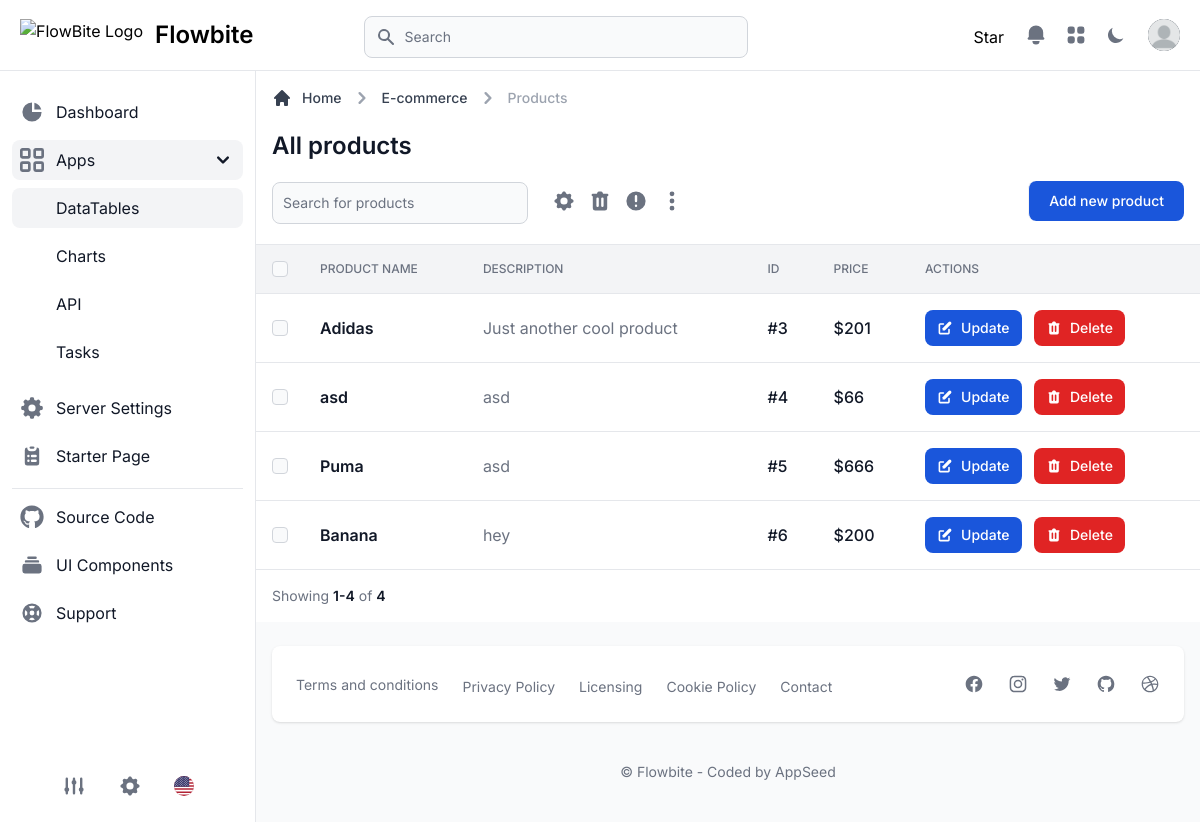
The app's page /tables/ with its own data.
### apps/common/models.py (models this page shows, shortened)
class Product(models.Model):
    id    = models.AutoField(primary_key=True)
    name  = models.CharField(max_length = 100)
    info  = models.CharField(max_length = 100, default = '')
    price = models.IntegerField(blank=True, null=True)

### apps/tables/views.py (the view)
# urls.py: path("", views.datatables, name="datatables"),
def datatables(request):
  filters = product_filter(request)
  product_list = Product.objects.filter(**filters)
  form = ProductForm()
  page = request.GET.get('page', 1)
  paginator = Paginator(product_list, 5)
  products = paginator.page(page)
  if request.method == 'POST':
      form = ProductForm(request.POST)
      if form.is_valid():
          return post_request_handling(request, form)
  context = {
    'segment'  : 'datatables',
    'parent'   : 'apps',
    'form'     : form,
    'products' : products
  }
  return render(request, 'apps/datatables.html', context)

### templates/apps/datatables.html (shortened to what this page needs)
{% extends "layouts/base.html" %}
{% load static %}
{% block content %}
<main>
  <div
    class="p-4 bg-white block sm:flex items-center justify-between border-b border-gray-200 lg:mt-1.5 dark:bg-gray-800 dark:border-gray-700">
    <div class="w-full mb-1">
      <div class="mb-4">
        <nav class="flex mb-5" aria-label="Breadcrumb">
          <ol class="inline-flex items-center space-x-1 text-sm font-medium md:space-x-2">
            <li class="inline-flex items-center">
              <a href="#"
                class="inline-flex items-center text-gray-700 hover:text-primary-600 dark:text-gray-300 dark:hover:text-white">
                <svg class="w-5 h-5 mr-2.5" fill="currentColor" viewBox="0 0 20 20" xmlns="http://www.w3.org/2000/svg">
                  <path
                    d="M10.707 2.293a1 1 0 00-1.414 0l-7 7a1 1 0 001.414 1.414L4 10.414V17a1 1 0 001 1h2a1 1 0 001-1v-2a1 1 0 011-1h2a1 1 0 011 1v2a1 1 0 001 1h2a1 1 0 001-1v-6.586l.293.293a1 1 0 001.414-1.414l-7-7z">
                  </path>
                </svg>
                Home
              </a>
            </li>
            <li>
              <div class="flex items-center">
                <svg class="w-6 h-6 text-gray-400" fill="currentColor" viewBox="0 0 20 20"
                  xmlns="http://www.w3.org/2000/svg">
                  <path fill-rule="evenodd"
                    d="M7.293 14.707a1 1 0 010-1.414L10.586 10 7.293 6.707a1 1 0 011.414-1.414l4 4a1 1 0 010 1.414l-4 4a1 1 0 01-1.414 0z"
                    clip-rule="evenodd"></path>
                </svg>
                <a href="#"
                  class="ml-1 text-gray-700 hover:text-primary-600 md:ml-2 dark:text-gray-300 dark:hover:text-white">E-commerce</a>
              </div>
            </li>
            <li>
              <div class="flex items-center">
                <svg class="w-6 h-6 text-gray-400" fill="currentColor" viewBox="0 0 20 20"
                  xmlns="http://www.w3.org/2000/svg">
                  <path fill-rule="evenodd"
                    d="M7.293 14.707a1 1 0 010-1.414L10.586 10 7.293 6.707a1 1 0 011.414-1.414l4 4a1 1 0 010 1.414l-4 4a1 1 0 01-1.414 0z"
                    clip-rule="evenodd"></path>
                </svg>
                <span class="ml-1 text-gray-400 md:ml-2 dark:text-gray-500" aria-current="page">Products</span>
              </div>
            </li>
          </ol>
        </nav>
        <h1 class="text-xl font-semibold text-gray-900 sm:text-2xl dark:text-white">All products</h1>
      </div>
      <div class="items-center justify-between block sm:flex md:divide-x md:divide-gray-100 dark:divide-gray-700">
        <div class="flex items-center mb-4 sm:mb-0">
          <form class="sm:pr-3" method="GET">
            <div class="relative w-48 mt-1 sm:w-64 xl:w-96">
              <input type="text" name="search" id="products-search"
                class="bg-gray-50 border border-gray-300 text-gray-900 sm:text-sm rounded-lg focus:ring-primary-500 focus:border-primary-500 block w-full p-2.5 dark:bg-gray-700 dark:border-gray-600 dark:placeholder-gray-400 dark:text-white dark:focus:ring-primary-500 dark:focus:border-primary-500"
                placeholder="Search for products">
            </div>
          </form>
          <div class="flex items-center w-full sm:justify-end">
            <div class="flex pl-2 space-x-1">
              <a href="#"
                class="inline-flex justify-center p-1 text-gray-500 rounded cursor-pointer hover:text-gray-900 hover:bg-gray-100 dark:text-gray-400 dark:hover:bg-gray-700 dark:hover:text-white">
              </a>
              <a href="#"
                class="inline-flex justify-center p-1 text-gray-500 rounded cursor-pointer hover:text-gray-900 hover:bg-gray-100 dark:text-gray-400 dark:hover:bg-gray-700 dark:hover:text-white">
              </a>
              <a href="#"
                class="inline-flex justify-center p-1 text-gray-500 rounded cursor-pointer hover:text-gray-900 hover:bg-gray-100 dark:text-gray-400 dark:hover:bg-gray-700 dark:hover:text-white">
                <svg class="w-6 h-6" fill="currentColor" viewBox="0 0 20 20" xmlns="http://www.w3.org/2000/svg">
                  <path fill-rule="evenodd"
                    d="M18 10a8 8 0 11-16 0 8 8 0 0116 0zm-7 4a1 1 0 11-2 0 1 1 0 012 0zm-1-9a1 1 0 00-1 1v4a1 1 0 102 0V6a1 1 0 00-1-1z"
                    clip-rule="evenodd"></path>
                </svg>
              </a>
              <a href="#"
                class="inline-flex justify-center p-1 text-gray-500 rounded cursor-pointer hover:text-gray-900 hover:bg-gray-100 dark:text-gray-400 dark:hover:bg-gray-700 dark:hover:text-white">
                <svg class="w-6 h-6" fill="currentColor" viewBox="0 0 20 20" xmlns="http://www.w3.org/2000/svg">
                  <path
                    d="M10 6a2 2 0 110-4 2 2 0 010 4zM10 12a2 2 0 110-4 2 2 0 010 4zM10 18a2 2 0 110-4 2 2 0 010 4z">
                  </path>
                </svg>
              </a>
            </div>
          </div>
        </div>
        <button id="createProductButton"
          class="text-white bg-blue-700 hover:bg-blue-800 focus:ring-4 focus:ring-primary-300 font-medium rounded-lg text-sm px-5 py-2.5 dark:bg-blue-600 dark:hover:bg-blue-700 focus:outline-none dark:focus:ring-primary-800"
          type="button" data-drawer-target="drawer-create-product-default"
          data-drawer-show="drawer-create-product-default" aria-controls="drawer-create-product-default"
          data-drawer-placement="right">
          Add new product
        </button>
      </div>
    </div>
  </div>
  <div class="flex flex-col">
    <div class="overflow-x-auto">
      <div class="inline-block min-w-full align-middle">
        <div class="overflow-hidden shadow">
          <table class="min-w-full divide-y divide-gray-200 table-fixed dark:divide-gray-600">
            <thead class="bg-gray-100 dark:bg-gray-700">
              <tr>
                <th scope="col" class="p-4">
                  <div class="flex items-center">
                    <input id="checkbox-all" aria-describedby="checkbox-1" type="checkbox"
                      class="w-4 h-4 border-gray-300 rounded bg-gray-50 focus:ring-3 focus:ring-primary-300 dark:focus:ring-primary-600 dark:ring-offset-gray-800 dark:bg-gray-700 dark:border-gray-600">
                  </div>
                </th>
                <th scope="col" class="p-4 text-xs font-medium text-left text-gray-500 uppercase dark:text-gray-400">
                  Product Name
                </th>
                <th scope="col" class="p-4 text-xs font-medium text-left text-gray-500 uppercase dark:text-gray-400">
                  Description
                </th>
                <th scope="col" class="p-4 text-xs font-medium text-left text-gray-500 uppercase dark:text-gray-400">
                  ID
                </th>
                <th scope="col" class="p-4 text-xs font-medium text-left text-gray-500 uppercase dark:text-gray-400">
                  Price
                </th>
                <th scope="col" class="p-4 text-xs font-medium text-left text-gray-500 uppercase dark:text-gray-400">
                  Actions
                </th>
              </tr>
            </thead>
            <tbody class="bg-white divide-y divide-gray-200 dark:bg-gray-800 dark:divide-gray-700">
              {% for product in products %}
              <tr class="hover:bg-gray-100 dark:hover:bg-gray-700">
                <td class="w-4 p-4">
                  <div class="flex items-center">
                    <input id="checkbox-194556" aria-describedby="checkbox-1" type="checkbox"
                      class="w-4 h-4 border-gray-300 rounded bg-gray-50 focus:ring-3 focus:ring-primary-300 dark:focus:ring-primary-600 dark:ring-offset-gray-800 dark:bg-gray-700 dark:border-gray-600">
                  </div>
                </td>
                <td class="p-4 text-sm font-normal text-gray-500 whitespace-nowrap dark:text-gray-400">
                  <div class="text-base font-semibold text-gray-900 dark:text-white">{{ product.name }}</div>
                </td>
                <td
                  class="max-w-sm p-4 overflow-hidden text-base font-normal text-gray-500 truncate xl:max-w-xs dark:text-gray-400">
                  {{ product.info }}
                </td>
                <td class="p-4 text-base font-medium text-gray-900 whitespace-nowrap dark:text-white">
                  #{{ product.id }}</td>
                <td class="p-4 text-base font-medium text-gray-900 whitespace-nowrap dark:text-white">
                  ${{ product.price }}</td>
                <td class="p-4 space-x-2 whitespace-nowrap">
                  <button type="button" id="updateProductButton" data-drawer-target="drawer-update-product-default{{product.id}}"
                    data-drawer-show="drawer-update-product-default{{product.id}}" aria-controls="drawer-update-product-default{{product.id}}"
                    data-drawer-placement="right"
                    class="inline-flex items-center px-3 py-2 text-sm font-medium text-center text-white rounded-lg bg-blue-700 hover:bg-blue-800 focus:ring-4 focus:ring-primary-300 dark:bg-blue-600 dark:hover:bg-blue-700 dark:focus:ring-primary-800">
                    Update
                  </button>
                  <button type="button" id="deleteProductButton" data-drawer-target="drawer-delete-product-default{{product.id}}"
                    data-drawer-show="drawer-delete-product-default{{product.id}}" aria-controls="drawer-delete-product-default{{product.id}}"
                    data-drawer-placement="right"
                    class="inline-flex items-center px-3 py-2 text-sm font-medium text-center text-white bg-red-600 rounded-lg hover:bg-red-800 focus:ring-4 focus:ring-red-300 dark:focus:ring-red-900">
                    Delete
                  </button>
                </td>
              </tr>
              {% endfor %}
            </tbody>
          </table>
        </div>
      </div>
    </div>
  </div>
  <div
    class="sticky bottom-0 right-0 items-center w-full p-4 bg-white border-t border-gray-200 flex justify-between dark:bg-gray-800 dark:border-gray-700">
    <div class="flex items-center mb-4 sm:mb-0">
      <span class="text-sm font-normal text-gray-500 dark:text-gray-400">Showing <span
          class="font-semibold text-gray-900 dark:text-white">{{ products.start_index }}-{{ products.end_index }}</span> of <span
          class="font-semibold text-gray-900 dark:text-white">{{ products.paginator.count }}</span></span>
    </div>
  </div>
</main>
{% endblock content %}

### records on screen
Product: name "Adidas", info "Just another cool product", id "3", price "201"
Product: name "asd", info "asd", id "4", price "66"
Product: name "Puma", info "asd", id "5", price "666"
Product: name "Banana", info "hey", id "6", price "200"

### other values on screen
{{ products.start_index }} "1"
{{ products.end_index }} "4"
{{ products.paginator.count }} "4"
